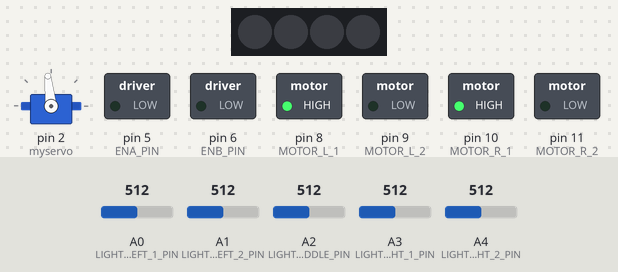
This sketch was run on a simulated Arduino Uno, built with avr-gcc and run on an emulated ATmega328P. On the bench: servo, 4 RGB LEDs in strip order, left to right, switched loads named in the sketch (green lamp = pin HIGH). The test bench sets the inputs (shaded band); at power-on: A0 (LIGHT_LEFT_1_PIN) = 512, A1 (LIGHT_LEFT_2_PIN) = 512, A2 (LIGHT_MIDDLE_PIN) = 512, A3 (LIGHT_RIGHT_1_PIN) = 512, A4 (LIGHT_RIGHT_2_PIN) = 512. What the sketch prints to the serial monitor is not drawn.

Above: at 0.1 s.
Timing chart, 0 to 1.6 s (numbered marks = the images above):
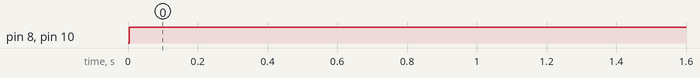

The sketch:

ProjetTuteure.ino
```cpp
/*
* Bluetooh Vehicule
* Coder - VILAIRE Guillaume
* Download the App : https://github.com/Juniior77/ProjetTuteure-/blob/master/Arduino/ProjetTuteure/ProjetTuteure.ino
* This program controls a car by bluetooth reception
*/

#include <Servo.h>
#include <FastLED.h>
#include <Ultrasonic.h>

void readDistance();
void startParking();
void manoeuvre();
void avanceManoeuvre();
//void CAR_move(int direction, int speed_left, int speed_right, int direct);

Servo myservo;//create a object of servo,named as myservo

#define ENA_PIN   5 // ENA of DC motor driver module attach to pin5 of sunfounder uno board
#define ENB_PIN   6 // ENB of DC motor driver moduleattach to pin6 of sunfounder uno board
#define MOTOR_L_1 8 // left MOTOR_L_1 attach to pin8
#define MOTOR_L_2 9 // left MOTOR_L_2 attach to pin9
#define MOTOR_R_1 10 //right  MOTOR_R_1 attach to pin10
#define MOTOR_R_2 11 //right MOTOR_R_2 attach to pin11
#define LED_PIN   13

#define LIGHT_LEFT_1_PIN  A0 //attach the left first Tracking module pinA0 to A0
#define LIGHT_LEFT_2_PIN  A1 //attach the left second Tracking module pinA0 to A1
#define LIGHT_MIDDLE_PIN  A2 //attach the module Tracking module pinA0 to A2
#define LIGHT_RIGHT_1_PIN A3 //attach the right  second Tracking module pinA0 to A3
#define LIGHT_RIGHT_2_PIN A4 //attach the right first Tracking module pinA0 to A4

#define repPlaceIdeal 450
#define repPlaceManoeuvre 90

#define kp 8
#define ki 0.4
#define kd 0


CRGB leds[4];
Ultrasonic ultraAV(7, 12);    //Capteur AV
Ultrasonic ultraAVD(4, 3);

byte dataIn[17];            //Variable for storing received data
int capt[5];
int dataAvAr;
int dataMotor1;
int dataMotor2;
int dataServoDir;
int dstAV;
int dstAVD;
int trajectoire;
int oldTrajectoire = 0;
float P;
float I;
float D;
float PID;

int PlaceManoeuvre = repPlaceManoeuvre;
int PlaceIdeal = repPlaceIdeal; //Pour une vitesse de 150 sur chaque moteur

void setup()
{
    pinMode(LED_BUILTIN, OUTPUT);

//    Serial.begin(115200);   //Sets the baud for serial data transmission
      Serial.begin(9600);

    pinMode(ENA_PIN, OUTPUT);
    pinMode(ENB_PIN, OUTPUT);
    pinMode(MOTOR_L_1, OUTPUT);
    pinMode(MOTOR_L_2, OUTPUT);
    pinMode(MOTOR_R_1, OUTPUT);
    pinMode(MOTOR_R_2, OUTPUT);

    myservo.attach(2);//servo attach to pin2

    FastLED.addLeds<WS2811, LED_PIN, RGB>(leds, 4);
    for(int i = 0; i < 4; i++)
    {
      leds[i].r = 0;
      leds[i].g = 0;
      leds[i].b = 0;
    }
    FastLED.show();
    Serial.print("Module prêt ! \n");
}
void CAR_move(int direction, int speed_left, int speed_right, int direct)
{
  if(direct < 60){
    direct = 60;
  }
  if(direct > 120){
    direct = 120;
  }
    switch(direction)
    {
        //car move forward with speed 180
        case 0: digitalWrite(MOTOR_L_1,HIGH);digitalWrite(MOTOR_L_2,LOW);//left motor clockwise rotation
          digitalWrite(MOTOR_R_1,HIGH);digitalWrite(MOTOR_R_2,LOW);
          break;//right motor clockwise rotation
        //car move back with speed 180
        case 1: digitalWrite(MOTOR_L_1,LOW);digitalWrite(MOTOR_L_2,HIGH);
          digitalWrite(MOTOR_R_1,LOW);digitalWrite(MOTOR_R_2,HIGH);
          break;
        default: break;
    }
    analogWrite(ENA_PIN,speed_left);//write speed_left to ENA_PIN,if speed_left is high,allow left motor rotate
    analogWrite(ENB_PIN,speed_right);//write speed_right to ENB_PIN,if speed_right is high,allow right motor rotate
    myservo.write(direct+6);
}

void readDistance(){
  dstAV = ultraAV.distanceRead();
  dstAVD = ultraAVD.distanceRead();
  delay(10);
}
void startParking(){

  int dstBefore = ultraAVD.distanceRead();  //Largeur avant de trouver place
  int timeVoiture = 0;    //Temps que met la voiture pour trouver la longueur ideal de la place
  int dstEnPlus = 0;

    //Serial.print("Distance Before: ");
    //Serial.print(dstBefore);
    //Serial.print("\n");
    readDistance();

  //Tant que la distance du mur est pareil
  while(dstAVD > (dstBefore - 3) && dstAVD < (dstBefore + 3))
  {
    timeVoiture++;
    readDistance();
    //La voiture avance doucement tant que la distance n'augmente pas ou diminue pas
    CAR_move(1, 190 - PID, 190 - PID, 90);
  }

  //On stoppe la voiture
  CAR_move(1, 0, 0, 90);
  delay(200);

  //On lie la distance AVD pour tester lecartement de la place de parking dstDroit2
  int largeurPlace = ultraAVD.distanceRead();
    //Serial.print("Largeur Place: ");
    //Serial.print(largeurPlace);
    //Serial.print("\n");
    delay(500);

  //Si dstDroit2 est supérieur a dstDroit1 alors on engage la procédure
  if(largeurPlace > dstBefore)
  {
    int dstPlaceLibre = 0;    // Incrémenter pour tester si la voiture passe dans la place
    //Il y à peut etre une place
    //La voiture avance tant que la distance est plus ou moin pareil
    while(dstPlaceLibre <= PlaceIdeal)   //On garde une marge d'erreur de -1 valeur +1
    {
      //La voiture avance jusqu'a ce quon soit sur qu'il y est la place de se garer
      dstPlaceLibre++;
      dstAVD = ultraAVD.distanceRead();
      CAR_move(1, 170, 170, 90);
    }
    CAR_move(1, 0, 0, 90);
    //Serial.print("dstPlaceLibre: ");
    //Serial.print(dstPlaceLibre);
    //Serial.print("\n");
    delay(250);

    //Serial.print("dstEnPlus: ");
    //Serial.print(dstEnPlus);
    //Serial.print("\n");
    delay(250);


    while(dstEnPlus <= PlaceManoeuvre){
      CAR_move(1, 170, 170, 90);
      delay(10);
      dstEnPlus++;
    }

    CAR_move(1, 0, 0, 90);

    //Serial.print("dstEnPlus: ");
    //Serial.print(dstEnPlus);
    //Serial.print("\n");
    delay(250);

    //Ici la voiture est positionner pour manoeuvré
    manoeuvre();
  }
  else
  {
    //Il n'y a pas de place, la distance est plus court que l'initial
    PlaceManoeuvre = repPlaceManoeuvre;
    PlaceIdeal = repPlaceIdeal;
  }
}

void manoeuvre(){

  int marcheAR1 = 95;
  int marcheAR2 = 0;
  int marcheAR3 = 95;

  CAR_move(0, 0, 0, 120);
  delay(250);
  while(marcheAR1 != 0)
  {
    marcheAR1--;
    //dstAVD = ultraAVD.distanceRead();
    delay(10);
    CAR_move(0,170,170,120);
  }
  CAR_move(0, 0, 0, 90);
  delay(250);

    while(marcheAR2 != 0)
  {
    marcheAR2--;
    //dstAVD = ultraAVD.distanceRead();
    delay(10);
    CAR_move(0,170,170,90);
  }

  CAR_move(0, 0, 0, 60);
  delay(250);

    while(marcheAR3 != 0)
  {
    marcheAR3--;
    //dstAVD = ultraAVD.distanceRead();
    delay(10);
    CAR_move(0,170,170,60);
  }
  CAR_move(0, 0, 0, 90);
  return loop;
}
void calculPID(){
  if(PID < -30 || PID > 30)
  {
    I -= trajectoire;
  }
  P = trajectoire;
  I += trajectoire;
  D = trajectoire - oldTrajectoire;
  PID = (kp * P) + (ki * I) + (kd * D);
  oldTrajectoire = trajectoire;
}
void loop()
{

capt[4] = analogRead(LIGHT_LEFT_1_PIN);
capt[3] = analogRead(LIGHT_LEFT_2_PIN);
capt[2] = analogRead(LIGHT_MIDDLE_PIN);
capt[0] = analogRead(LIGHT_RIGHT_2_PIN);
capt[1] = analogRead(LIGHT_RIGHT_1_PIN);

//0 0 0 0 1
if(capt[0] < 150 && capt[1] < 980 && capt[2] < 150 && capt[3] < 150 && capt[4] > 150)
{
  trajectoire = -2.5;
}
//0 0 0 1 1
else if(capt[0] < 150 && capt[1] < 980 && capt[2] < 150 && capt[3] > 150 && capt[4] > 150)
{
  trajectoire = -2;
}
//0 0 0 1 0
else if(capt[0] < 150 && capt[1] < 980 && capt[2] < 150 && capt[3] > 150 && capt[4] < 150)
{
  trajectoire = -1.5;
}
//0 0 1 1 0
else if(capt[0] < 150 && capt[1] < 980 && capt[2] > 150 && capt[3] > 150 && capt[4] < 150)
{
  trajectoire = -1;
}
//0 0 1 0 0
else if(capt[0] < 150 && capt[1] < 980 && capt[2] > 150 && capt[3] < 150 && capt[4] < 150)
{
  trajectoire = 0;
}
//0 1 1 0 0
else if(capt[0] < 150 && capt[1] > 980 && capt[2] > 150 && capt[3] < 150 && capt[4] < 150)
{
  trajectoire = 1;
}
//0 1 0 0 0
else if(capt[0] < 150 && capt[1] > 980 && capt[2] < 150 && capt[3] < 150 && capt[4] < 150)
{
  trajectoire = 1.5;
}
//1 1 0 0 0
else if(capt[0] > 150 && capt[1] > 980 && capt[2] < 150 && capt[3] < 150 && capt[4] < 150)
{
  trajectoire = 2;
}
//1 0 0 0 0
else if(capt[0] > 150 && capt[1] < 980 && capt[2] < 150 && capt[3] < 150 && capt[4] < 150)
{
  trajectoire = 2.5;
}
else{
  trajectoire = 15;
}
/*
Serial.print("Capt1: ");
Serial.print(capt[0]);
Serial.print("\n");

Serial.print("Capt2: ");
Serial.print(capt[1]);
Serial.print("\n");

Serial.print("Capt3: ");
Serial.print(capt[2]);
Serial.print("\n");

Serial.print("Capt4: ");
Serial.print(capt[3]);
Serial.print("\n");

Serial.print("Capt5: ");
Serial.print(capt[4]);
Serial.print("\n");
Serial.print("\n");*/
Serial.print("Trajectoire: ");
Serial.print(trajectoire);
Serial.print("\n");
Serial.print("PID: ");
Serial.print(PID);
Serial.print("\n");

if(trajectoire != 15){
    calculPID();
  CAR_move(1, 160, 160, 90 + PID);
}
else
  CAR_move(0, 0, 0, 90);
//delay(1500);
/*  Serial.flush();
   if(Serial.available())      // Send data only when you receive data:
   {
      Serial.readBytes(dataIn, 17);        //Read the incoming data & store into data

      for(int i = 0; i < 17; i++)
      {
          if(dataIn[i] <= 255 && dataIn[i] >127)
          {
            dataIn[i] -= 128;
          }
          else
          {
            dataIn[i] += 128;
          }
      }

      if(dataIn[16] == 0){

      dataAvAr = dataIn[0];
      dataMotor1 = dataIn[1];
      dataMotor2 = dataIn[2];
      dataServoDir = dataIn[3];

      leds[0].r = dataIn[4];
      leds[1].r = dataIn[5];
      leds[3].r = dataIn[6];
      leds[2].r = dataIn[7];

      leds[0].g = dataIn[8];
      leds[1].g = dataIn[9];
      leds[3].g = dataIn[10];
      leds[2].g = dataIn[11];

      leds[0].b = dataIn[12];
      leds[1].b = dataIn[13];
      leds[3].b = dataIn[14];
      leds[2].b = dataIn[15];

      CAR_move(dataAvAr, dataMotor1, dataMotor2, dataServoDir);
      FastLED.show();
      }
      else if(dataIn[16] == 1)
      {
        startParking();
      }
   }
   */
}
```

Measured:
- by itself, pin 8 (MOTOR_L_1), pin 10 (MOTOR_R_1): LOW → HIGH at 0.00 s
